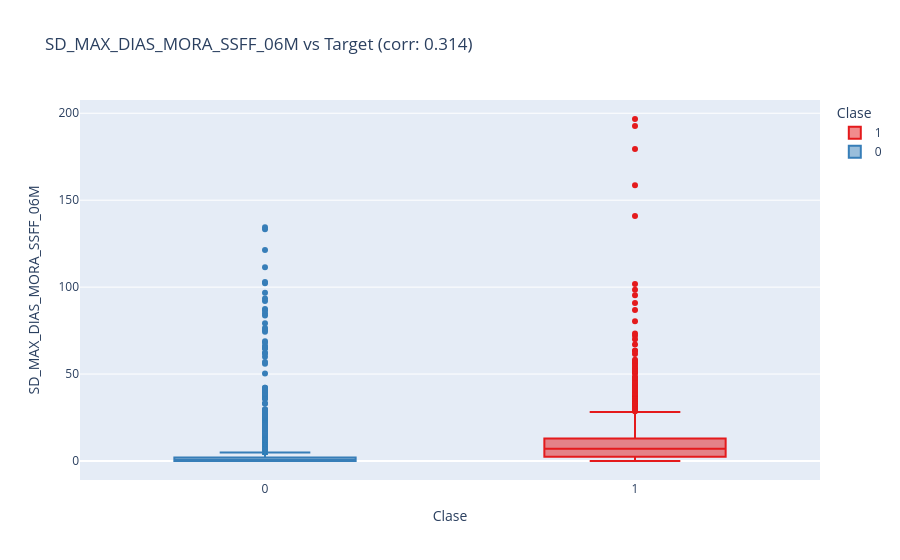
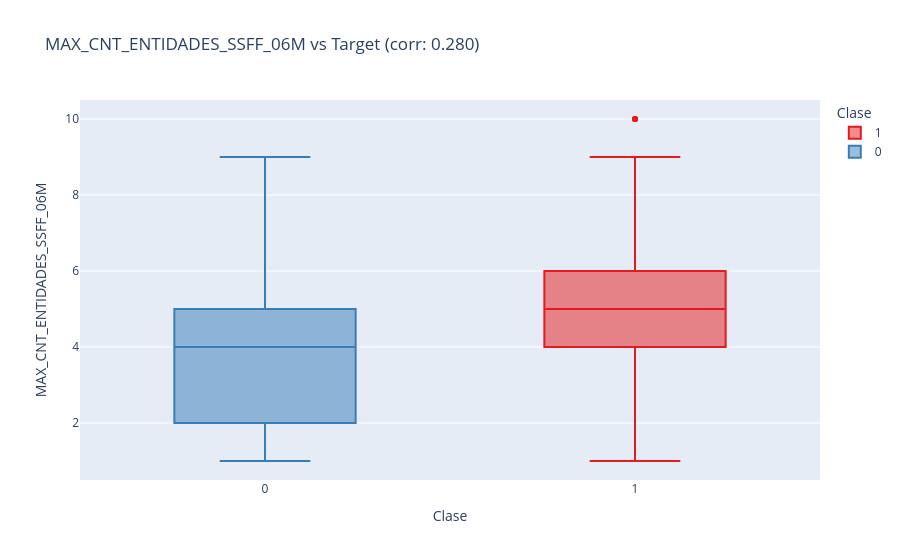
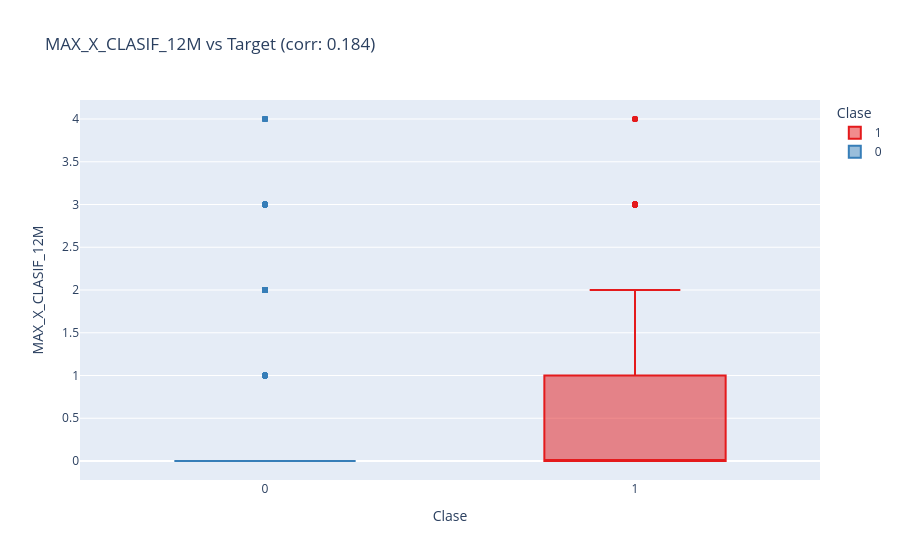
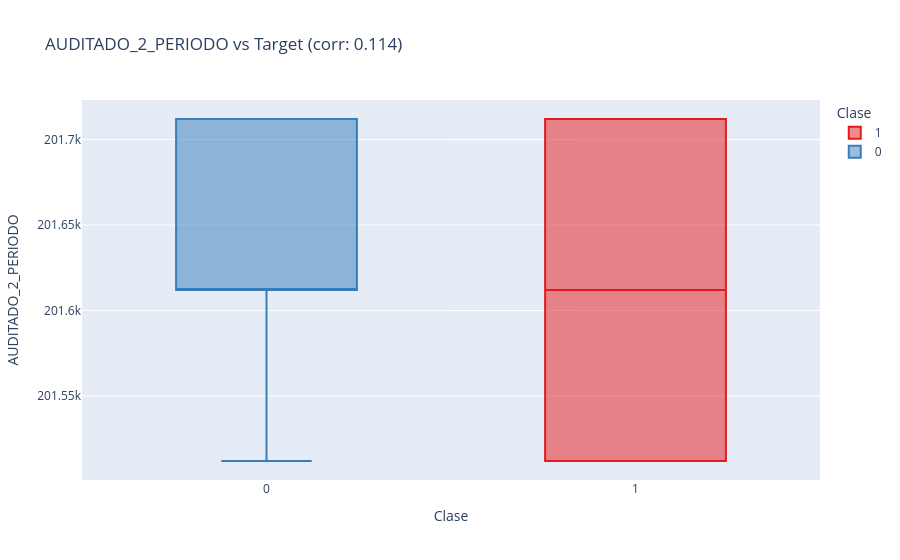

Source (notebook cell) for these figures, in order:
### Markdown cell above
### 🔍 Análisis Bivariado: Variables Clave

Identificamos las variables numéricas con mayor poder discriminatorio para entender qué información usa el modelo.

### Code cell
# Análisis bivariado interactivo (numéricas vs target)

# Seleccionar numéricas válidas (sin varianza nula y con datos)
numeric_cols = df_raw.select_dtypes(include=[np.number]).columns.tolist()
if target_col_raw in numeric_cols:
    numeric_cols.remove(target_col_raw)

std_mask = df_raw[numeric_cols].std() > 0
non_const_cols = [c for c in numeric_cols if std_mask.get(
    c, False) and df_raw[c].notna().sum() > 1]

y_numeric = pd.to_numeric(y_raw, errors='coerce')
if len(non_const_cols) == 0 or y_numeric.notna().sum() == 0:
    print("⚠️ No hay variables numéricas válidas para correlacionar con el target.")
else:
    correlations = df_raw[non_const_cols].corrwith(
        y_numeric).abs().sort_values(ascending=False)
    top_features = correlations.head(6).index.tolist()

    print("🔝 Top 6 Variables Numéricas por Correlación con el Target:")
    for i, (feat, corr) in enumerate(correlations.head(6).items(), 1):
        print(f"   {i}. {feat}: {corr:.4f}")

    # Box/violin interactivos para las 4 mejores
    for feat in top_features[:4]:
        fig_box = px.box(
            df_raw,
            x=target_col_raw,
            y=feat,
            color=target_col_raw,
            points='outliers',
            color_discrete_sequence=px.colors.qualitative.Set1,
            title=f"{feat} vs Target (corr: {correlations[feat]:.3f})",
            labels={target_col_raw: 'Clase', feat: feat}
        )
        fig_box.update_traces(quartilemethod='exclusive')
        fig_box.show()

    # Scatter interactivo con las dos más correlacionadas (si existen)
    if len(top_features) >= 2:
        scatter_fig = px.scatter(
            df_raw,
            x=top_features[0],
            y=top_features[1],
            color=target_col_raw,
            color_discrete_sequence=px.colors.qualitative.Set1,
            opacity=0.55,
            title=f"Relación de las 2 variables más correlacionadas con el target",
            labels={top_features[0]: top_features[0], top_features[1]
                : top_features[1], target_col_raw: 'Clase'}
        )
        scatter_fig.update_traces(marker=dict(
            size=7, line=dict(width=0.5, color='white')))
        scatter_fig.show()

    if len(top_features) > 0:
        print(
            f"\n💡 Insight: '{top_features[0]}' es la variable numérica con mayor correlación absoluta con el target ({correlations[top_features[0]]:.4f}).")

### Figure 1 — Plotly figure (JSON) as saved in the notebook; plotly's stock layout.template omitted (floating-point values rounded to 4 significant figures; data arrays with more than 128 entries replaced by an {"elided": "..."} marker saying what was removed)
{"data": [{"alignmentgroup": "True", "boxpoints": "outliers", "hovertemplate": "Clase=%{x}<br>SD_MAX_DIAS_MORA_SSFF_06M=%{y}<extra></extra>", "legendgroup": "1", "marker": {"color": "rgb(228,26,28)"}, "name": "1", "notched": false, "offsetgroup": "1", "orientation": "v", "quartilemethod": "exclusive", "showlegend": true, "type": "box", "x": {"elided": "1758 int values"}, "x0": " ", "xaxis": "x", "y": {"elided": "1758 float values"}, "y0": " ", "yaxis": "y"}, {"alignmentgroup": "True", "boxpoints": "outliers", "hovertemplate": "Clase=%{x}<br>SD_MAX_DIAS_MORA_SSFF_06M=%{y}<extra></extra>", "legendgroup": "0", "marker": {"color": "rgb(55,126,184)"}, "name": "0", "notched": false, "offsetgroup": "0", "orientation": "v", "quartilemethod": "exclusive", "showlegend": true, "type": "box", "x": {"elided": "5422 int values"}, "x0": " ", "xaxis": "x", "y": {"elided": "5422 float values"}, "y0": " ", "yaxis": "y"}], "layout": {"boxmode": "overlay", "legend": {"title": {"text": "Clase"}, "tracegroupgap": 0}, "title": {"text": "SD_MAX_DIAS_MORA_SSFF_06M vs Target (corr: 0.314)"}, "xaxis": {"anchor": "y", "categoryarray": [1, 0], "categoryorder": "array", "domain": [0.0, 1.0], "title": {"text": "Clase"}}, "yaxis": {"anchor": "x", "domain": [0.0, 1.0], "title": {"text": "SD_MAX_DIAS_MORA_SSFF_06M"}}}}

### Figure 2 — Plotly figure (JSON) as saved in the notebook; plotly's stock layout.template omitted (floating-point values rounded to 4 significant figures; data arrays with more than 128 entries replaced by an {"elided": "..."} marker saying what was removed)
{"data": [{"alignmentgroup": "True", "boxpoints": "outliers", "hovertemplate": "Clase=%{x}<br>MAX_CNT_ENTIDADES_SSFF_06M=%{y}<extra></extra>", "legendgroup": "1", "marker": {"color": "rgb(228,26,28)"}, "name": "1", "notched": false, "offsetgroup": "1", "orientation": "v", "quartilemethod": "exclusive", "showlegend": true, "type": "box", "x": {"elided": "1758 int values"}, "x0": " ", "xaxis": "x", "y": {"elided": "1758 float values"}, "y0": " ", "yaxis": "y"}, {"alignmentgroup": "True", "boxpoints": "outliers", "hovertemplate": "Clase=%{x}<br>MAX_CNT_ENTIDADES_SSFF_06M=%{y}<extra></extra>", "legendgroup": "0", "marker": {"color": "rgb(55,126,184)"}, "name": "0", "notched": false, "offsetgroup": "0", "orientation": "v", "quartilemethod": "exclusive", "showlegend": true, "type": "box", "x": {"elided": "5422 int values"}, "x0": " ", "xaxis": "x", "y": {"elided": "5422 float values"}, "y0": " ", "yaxis": "y"}], "layout": {"boxmode": "overlay", "legend": {"title": {"text": "Clase"}, "tracegroupgap": 0}, "title": {"text": "MAX_CNT_ENTIDADES_SSFF_06M vs Target (corr: 0.280)"}, "xaxis": {"anchor": "y", "categoryarray": [1, 0], "categoryorder": "array", "domain": [0.0, 1.0], "title": {"text": "Clase"}}, "yaxis": {"anchor": "x", "domain": [0.0, 1.0], "title": {"text": "MAX_CNT_ENTIDADES_SSFF_06M"}}}}

### Figure 3 — Plotly figure (JSON) as saved in the notebook; plotly's stock layout.template omitted (floating-point values rounded to 4 significant figures; data arrays with more than 128 entries replaced by an {"elided": "..."} marker saying what was removed)
{"data": [{"alignmentgroup": "True", "boxpoints": "outliers", "hovertemplate": "Clase=%{x}<br>MAX_X_CLASIF_12M=%{y}<extra></extra>", "legendgroup": "1", "marker": {"color": "rgb(228,26,28)"}, "name": "1", "notched": false, "offsetgroup": "1", "orientation": "v", "quartilemethod": "exclusive", "showlegend": true, "type": "box", "x": {"elided": "1758 int values"}, "x0": " ", "xaxis": "x", "y": {"elided": "1758 float values"}, "y0": " ", "yaxis": "y"}, {"alignmentgroup": "True", "boxpoints": "outliers", "hovertemplate": "Clase=%{x}<br>MAX_X_CLASIF_12M=%{y}<extra></extra>", "legendgroup": "0", "marker": {"color": "rgb(55,126,184)"}, "name": "0", "notched": false, "offsetgroup": "0", "orientation": "v", "quartilemethod": "exclusive", "showlegend": true, "type": "box", "x": {"elided": "5422 int values"}, "x0": " ", "xaxis": "x", "y": {"elided": "5422 float values"}, "y0": " ", "yaxis": "y"}], "layout": {"boxmode": "overlay", "legend": {"title": {"text": "Clase"}, "tracegroupgap": 0}, "title": {"text": "MAX_X_CLASIF_12M vs Target (corr: 0.184)"}, "xaxis": {"anchor": "y", "categoryarray": [1, 0], "categoryorder": "array", "domain": [0.0, 1.0], "title": {"text": "Clase"}}, "yaxis": {"anchor": "x", "domain": [0.0, 1.0], "title": {"text": "MAX_X_CLASIF_12M"}}}}

### Figure 4 — Plotly figure (JSON) as saved in the notebook; plotly's stock layout.template omitted (floating-point values rounded to 4 significant figures; data arrays with more than 128 entries replaced by an {"elided": "..."} marker saying what was removed)
{"data": [{"alignmentgroup": "True", "boxpoints": "outliers", "hovertemplate": "Clase=%{x}<br>AUDITADO_2_PERIODO=%{y}<extra></extra>", "legendgroup": "1", "marker": {"color": "rgb(228,26,28)"}, "name": "1", "notched": false, "offsetgroup": "1", "orientation": "v", "quartilemethod": "exclusive", "showlegend": true, "type": "box", "x": {"elided": "1758 int values"}, "x0": " ", "xaxis": "x", "y": {"elided": "1758 float values"}, "y0": " ", "yaxis": "y"}, {"alignmentgroup": "True", "boxpoints": "outliers", "hovertemplate": "Clase=%{x}<br>AUDITADO_2_PERIODO=%{y}<extra></extra>", "legendgroup": "0", "marker": {"color": "rgb(55,126,184)"}, "name": "0", "notched": false, "offsetgroup": "0", "orientation": "v", "quartilemethod": "exclusive", "showlegend": true, "type": "box", "x": {"elided": "5422 int values"}, "x0": " ", "xaxis": "x", "y": {"elided": "5422 float values"}, "y0": " ", "yaxis": "y"}], "layout": {"boxmode": "overlay", "legend": {"title": {"text": "Clase"}, "tracegroupgap": 0}, "title": {"text": "AUDITADO_2_PERIODO vs Target (corr: 0.114)"}, "xaxis": {"anchor": "y", "categoryarray": [1, 0], "categoryorder": "array", "domain": [0.0, 1.0], "title": {"text": "Clase"}}, "yaxis": {"anchor": "x", "domain": [0.0, 1.0], "title": {"text": "AUDITADO_2_PERIODO"}}}}
